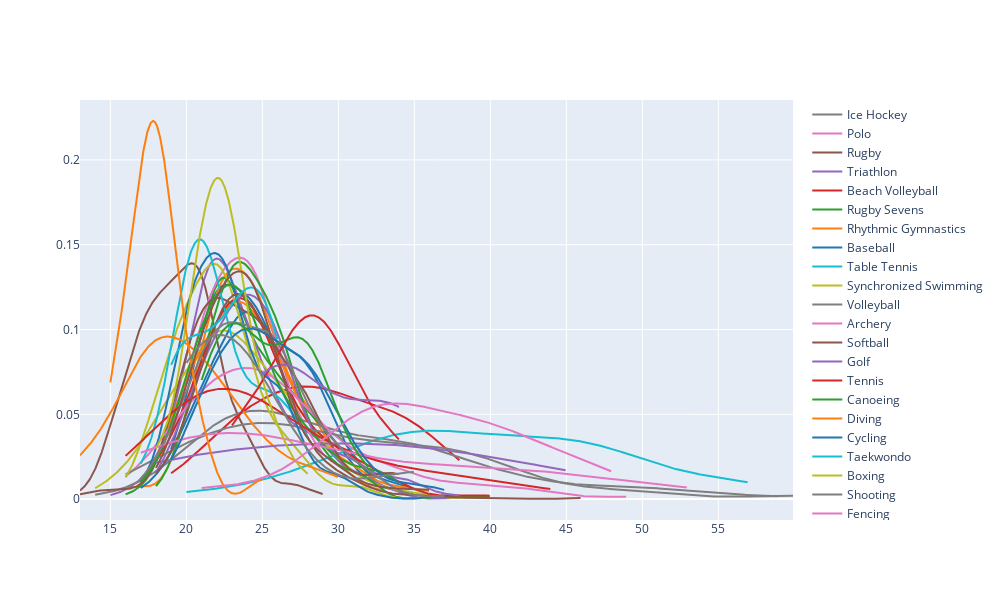

Notebook code for this chart:
### Code cell
fig = ff.create_distplot(x, name, show_hist=False, show_rug=False)
fig.update_layout(autosize=False, width=1000, height=600)
fig.show()

### Figure 1 — Plotly figure (JSON) as saved in the notebook; plotly's stock layout.template omitted (floating-point values rounded to 4 significant figures; data arrays with more than 128 entries replaced by an {"elided": "..."} marker saying what was removed)
{"data": [{"legendgroup": "Basketball", "marker": {"color": "rgb(31, 119, 180)"}, "mode": "lines", "name": "Basketball", "showlegend": true, "type": "scatter", "x": {"elided": "500 float values"}, "xaxis": "x", "y": {"elided": "500 float values"}, "yaxis": "y"}, {"legendgroup": "Judo", "marker": {"color": "rgb(255, 127, 14)"}, "mode": "lines", "name": "Judo", "showlegend": true, "type": "scatter", "x": {"elided": "500 float values"}, "xaxis": "x", "y": {"elided": "500 float values"}, "yaxis": "y"}, {"legendgroup": "Football", "marker": {"color": "rgb(44, 160, 44)"}, "mode": "lines", "name": "Football", "showlegend": true, "type": "scatter", "x": {"elided": "500 float values"}, "xaxis": "x", "y": {"elided": "500 float values"}, "yaxis": "y"}, {"legendgroup": "Tug-Of-War", "marker": {"color": "rgb(214, 39, 40)"}, "mode": "lines", "name": "Tug-Of-War", "showlegend": true, "type": "scatter", "x": {"elided": "500 float values"}, "xaxis": "x", "y": {"elided": "500 float values"}, "yaxis": "y"}, {"legendgroup": "Athletics", "marker": {"color": "rgb(148, 103, 189)"}, "mode": "lines", "name": "Athletics", "showlegend": true, "type": "scatter", "x": {"elided": "500 float values"}, "xaxis": "x", "y": {"elided": "500 float values"}, "yaxis": "y"}, {"legendgroup": "Swimming", "marker": {"color": "rgb(140, 86, 75)"}, "mode": "lines", "name": "Swimming", "showlegend": true, "type": "scatter", "x": {"elided": "500 float values"}, "xaxis": "x", "y": {"elided": "500 float values"}, "yaxis": "y"}, {"legendgroup": "Badminton", "marker": {"color": "rgb(227, 119, 194)"}, "mode": "lines", "name": "Badminton", "showlegend": true, "type": "scatter", "x": {"elided": "500 float values"}, "xaxis": "x", "y": {"elided": "500 float values"}, "yaxis": "y"}, {"legendgroup": "Sailing", "marker": {"color": "rgb(127, 127, 127)"}, "mode": "lines", "name": "Sailing", "showlegend": true, "type": "scatter", "x": {"elided": "500 float values"}, "xaxis": "x", "y": {"elided": "500 float values"}, "yaxis": "y"}, {"legendgroup": "Gymnastics", "marker": {"color": "rgb(188, 189, 34)"}, "mode": "lines", "name": "Gymnastics", "showlegend": true, "type": "scatter", "x": {"elided": "500 float values"}, "xaxis": "x", "y": {"elided": "500 float values"}, "yaxis": "y"}, {"legendgroup": "Art Competitions", "marker": {"color": "rgb(23, 190, 207)"}, "mode": "lines", "name": "Art Competitions", "showlegend": true, "type": "scatter", "x": {"elided": "500 float values"}, "xaxis": "x", "y": {"elided": "500 float values"}, "yaxis": "y"}, {"legendgroup": "Handball", "marker": {"color": "rgb(31, 119, 180)"}, "mode": "lines", "name": "Handball", "showlegend": true, "type": "scatter", "x": {"elided": "500 float values"}, "xaxis": "x", "y": {"elided": "500 float values"}, "yaxis": "y"}, {"legendgroup": "Weightlifting", "marker": {"color": "rgb(255, 127, 14)"}, "mode": "lines", "name": "Weightlifting", "showlegend": true, "type": "scatter", "x": {"elided": "500 float values"}, "xaxis": "x", "y": {"elided": "500 float values"}, "yaxis": "y"}, {"legendgroup": "Wrestling", "marker": {"color": "rgb(44, 160, 44)"}, "mode": "lines", "name": "Wrestling", "showlegend": true, "type": "scatter", "x": {"elided": "500 float values"}, "xaxis": "x", "y": {"elided": "500 float values"}, "yaxis": "y"}, {"legendgroup": "Water Polo", "marker": {"color": "rgb(214, 39, 40)"}, "mode": "lines", "name": "Water Polo", "showlegend": true, "type": "scatter", "x": {"elided": "500 float values"}, "xaxis": "x", "y": {"elided": "500 float values"}, "yaxis": "y"}, {"legendgroup": "Hockey", "marker": {"color": "rgb(148, 103, 189)"}, "mode": "lines", "name": "Hockey", "showlegend": true, "type": "scatter", "x": {"elided": "500 float values"}, "xaxis": "x", "y": {"elided": "500 float values"}, "yaxis": "y"}, {"legendgroup": "Rowing", "marker": {"color": "rgb(140, 86, 75)"}, "mode": "lines", "name": "Rowing", "showlegend": true, "type": "scatter", "x": {"elided": "500 float values"}, "xaxis": "x", "y": {"elided": "500 float values"}, "yaxis": "y"}, {"legendgroup": "Fencing", "marker": {"color": "rgb(227, 119, 194)"}, "mode": "lines", "name": "Fencing", "showlegend": true, "type": "scatter", "x": {"elided": "500 float values"}, "xaxis": "x", "y": {"elided": "500 float values"}, "yaxis": "y"}, {"legendgroup": "Shooting", "marker": {"color": "rgb(127, 127, 127)"}, "mode": "lines", "name": "Shooting", "showlegend": true, "type": "scatter", "x": {"elided": "500 float values"}, "xaxis": "x", "y": {"elided": "500 float values"}, "yaxis": "y"}, {"legendgroup": "Boxing", "marker": {"color": "rgb(188, 189, 34)"}, "mode": "lines", "name": "Boxing", "showlegend": true, "type": "scatter", "x": {"elided": "500 float values"}, "xaxis": "x", "y": {"elided": "500 float values"}, "yaxis": "y"}, {"legendgroup": "Taekwondo", "marker": {"color": "rgb(23, 190, 207)"}, "mode": "lines", "name": "Taekwondo", "showlegend": true, "type": "scatter", "x": {"elided": "500 float values"}, "xaxis": "x", "y": {"elided": "500 float values"}, "yaxis": "y"}, {"legendgroup": "Cycling", "marker": {"color": "rgb(31, 119, 180)"}, "mode": "lines", "name": "Cycling", "showlegend": true, "type": "scatter", "x": {"elided": "500 float values"}, "xaxis": "x", "y": {"elided": "500 float values"}, "yaxis": "y"}, {"legendgroup": "Diving", "marker": {"color": "rgb(255, 127, 14)"}, "mode": "lines", "name": "Diving", "showlegend": true, "type": "scatter", "x": {"elided": "500 float values"}, "xaxis": "x", "y": {"elided": "500 float values"}, "yaxis": "y"}, {"legendgroup": "Canoeing", "marker": {"color": "rgb(44, 160, 44)"}, "mode": "lines", "name": "Canoeing", "showlegend": true, "type": "scatter", "x": {"elided": "500 float values"}, "xaxis": "x", "y": {"elided": "500 float values"}, "yaxis": "y"}, {"legendgroup": "Tennis", "marker": {"color": "rgb(214, 39, 40)"}, "mode": "lines", "name": "Tennis", "showlegend": true, "type": "scatter", "x": {"elided": "500 float values"}, "xaxis": "x", "y": {"elided": "500 float values"}, "yaxis": "y"}, {"legendgroup": "Golf", "marker": {"color": "rgb(148, 103, 189)"}, "mode": "lines", "name": "Golf", "showlegend": true, "type": "scatter", "x": {"elided": "500 float values"}, "xaxis": "x", "y": {"elided": "500 float values"}, "yaxis": "y"}, {"legendgroup": "Softball", "marker": {"color": "rgb(140, 86, 75)"}, "mode": "lines", "name": "Softball", "showlegend": true, "type": "scatter", "x": {"elided": "500 float values"}, "xaxis": "x", "y": {"elided": "500 float values"}, "yaxis": "y"}, {"legendgroup": "Archery", "marker": {"color": "rgb(227, 119, 194)"}, "mode": "lines", "name": "Archery", "showlegend": true, "type": "scatter", "x": {"elided": "500 float values"}, "xaxis": "x", "y": {"elided": "500 float values"}, "yaxis": "y"}, {"legendgroup": "Volleyball", "marker": {"color": "rgb(127, 127, 127)"}, "mode": "lines", "name": "Volleyball", "showlegend": true, "type": "scatter", "x": {"elided": "500 float values"}, "xaxis": "x", "y": {"elided": "500 float values"}, "yaxis": "y"}, {"legendgroup": "Synchronized Swimming", "marker": {"color": "rgb(188, 189, 34)"}, "mode": "lines", "name": "Synchronized Swimming", "showlegend": true, "type": "scatter", "x": {"elided": "500 float values"}, "xaxis": "x", "y": {"elided": "500 float values"}, "yaxis": "y"}, {"legendgroup": "Table Tennis", "marker": {"color": "rgb(23, 190, 207)"}, "mode": "lines", "name": "Table Tennis", "showlegend": true, "type": "scatter", "x": {"elided": "500 float values"}, "xaxis": "x", "y": {"elided": "500 float values"}, "yaxis": "y"}, {"legendgroup": "Baseball", "marker": {"color": "rgb(31, 119, 180)"}, "mode": "lines", "name": "Baseball", "showlegend": true, "type": "scatter", "x": {"elided": "500 float values"}, "xaxis": "x", "y": {"elided": "500 float values"}, "yaxis": "y"}, {"legendgroup": "Rhythmic Gymnastics", "marker": {"color": "rgb(255, 127, 14)"}, "mode": "lines", "name": "Rhythmic Gymnastics", "showlegend": true, "type": "scatter", "x": {"elided": "500 float values"}, "xaxis": "x", "y": {"elided": "500 float values"}, "yaxis": "y"}, {"legendgroup": "Rugby Sevens", "marker": {"color": "rgb(44, 160, 44)"}, "mode": "lines", "name": "Rugby Sevens", "showlegend": true, "type": "scatter", "x": {"elided": "500 float values"}, "xaxis": "x", "y": {"elided": "500 float values"}, "yaxis": "y"}, {"legendgroup": "Beach Volleyball", "marker": {"color": "rgb(214, 39, 40)"}, "mode": "lines", "name": "Beach Volleyball", "showlegend": true, "type": "scatter", "x": {"elided": "500 float values"}, "xaxis": "x", "y": {"elided": "500 float values"}, "yaxis": "y"}, {"legendgroup": "Triathlon", "marker": {"color": "rgb(148, 103, 189)"}, "mode": "lines", "name": "Triathlon", "showlegend": true, "type": "scatter", "x": {"elided": "500 float values"}, "xaxis": "x", "y": {"elided": "500 float values"}, "yaxis": "y"}, {"legendgroup": "Rugby", "marker": {"color": "rgb(140, 86, 75)"}, "mode": "lines", "name": "Rugby", "showlegend": true, "type": "scatter", "x": {"elided": "500 float values"}, "xaxis": "x", "y": {"elided": "500 float values"}, "yaxis": "y"}, {"legendgroup": "Polo", "marker": {"color": "rgb(227, 119, 194)"}, "mode": "lines", "name": "Polo", "showlegend": true, "type": "scatter", "x": {"elided": "500 float values"}, "xaxis": "x", "y": {"elided": "500 float values"}, "yaxis": "y"}, {"legendgroup": "Ice Hockey", "marker": {"color": "rgb(127, 127, 127)"}, "mode": "lines", "name": "Ice Hockey", "showlegend": true, "type": "scatter", "x": {"elided": "500 float values"}, "xaxis": "x", "y": {"elided": "500 float values"}, "yaxis": "y"}], "layout": {"autosize": false, "barmode": "overlay", "height": 600, "hovermode": "closest", "legend": {"traceorder": "reversed"}, "width": 1000, "xaxis": {"anchor": "y2", "domain": [0, 1], "zeroline": false}, "yaxis": {"anchor": "free", "domain": [0, 1], "position": 0}}}
